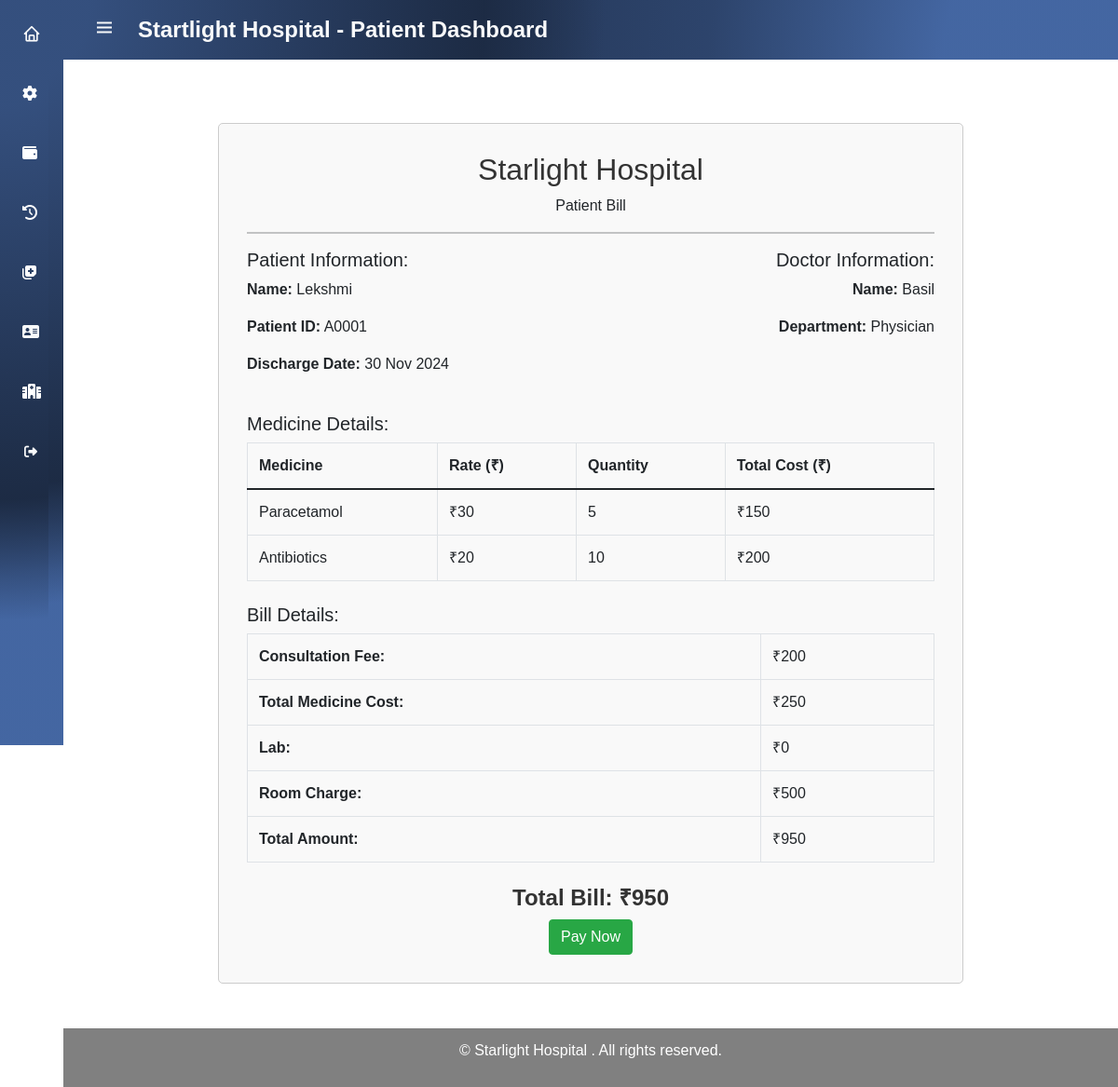
The page /hospital/patient/bill_final/2 (signed in) on the database its author committed.
### hospital_app/models.py (models this page shows)
class Discharge(models.Model):
    patient = models.ForeignKey(Patient, on_delete=models.CASCADE)
    doctor = models.ForeignKey(Doctor, on_delete=models.CASCADE)
    room_type = models.ForeignKey(RoomType, null=True, blank=True, on_delete=models.SET_NULL)
    medical_history = models.ForeignKey(MedicalHistory, on_delete=models.CASCADE)
    appointment = models.ForeignKey(Appointment, on_delete=models.CASCADE)
    total_days = models.PositiveIntegerField(default=0)
    total_medicine_cost = models.PositiveIntegerField(default=0)
    consultation_fee = models.PositiveIntegerField(default=200)
    room_charge = models.PositiveIntegerField(default=0)
    total_amount = models.PositiveIntegerField(default=0)
    discharge_date = models.DateTimeField(null=True, blank=True)
    bill_generated = models.BooleanField(default=False)
    bill_payed = models.BooleanField(default=False)
    insurance_applied = models.BooleanField(default=False)

class Patient(models.Model):
    user_profile = models.OneToOneField(UserProfile, on_delete=models.CASCADE)
    address=models.CharField(max_length=22225,null=True)
    gender = models.CharField(max_length=5,null=True)
    is_inpatient = models.BooleanField(default=False)  # Categorize as inpatient or outpatient
    patient_id = models.CharField(max_length=15, unique=True, null=True, blank=True)

class UserProfile(models.Model):
    ROLE_CHOICES = [
        ('Doctor', 'Doctor'),
        ('Patient', 'Patient'),
        ('Receptionist', 'Receptionist'),
        ('Pharmacist', 'Pharmacist'),
    ]
    user = models.OneToOneField(User, on_delete=models.CASCADE)
    role = models.CharField(max_length=15, choices=ROLE_CHOICES)
    soft_deletion = models.BooleanField(default=False)

class Doctor(models.Model):
    user_profile = models.OneToOneField(UserProfile, on_delete=models.CASCADE)
    department=models.ForeignKey(Department, on_delete=models.CASCADE)
    address=models.CharField(max_length=22225,null=True)
    image=models.ImageField(upload_to='Image/',null=True)
    resume=models.FileField (upload_to='Resume/',null=True)

class Department(models.Model):
    name = models.CharField(max_length=100)

class Prescription(models.Model):
    medicine = models.CharField(max_length=20, null=True,blank=True)
    stock = models.PositiveIntegerField(default=0)
    rate = models.PositiveIntegerField(default=0)
    alert = models.BooleanField(default=False)

class MedicalHistory(models.Model):
    patient = models.ForeignKey(Patient, on_delete=models.CASCADE, null=True, blank=True)
    doctor = models.ForeignKey(Doctor, on_delete=models.CASCADE, null=True, blank=True)
    appointment = models.ForeignKey(Appointment, on_delete=models.CASCADE, null=True, blank=True)
    visit_date = models.DateTimeField(auto_now_add=True)
    diagnosis = models.TextField()
    prescriptions = models.ManyToManyField(Prescription, through='MedicalHistoryPrescription', blank=True)
    lab_reports = models.FileField(upload_to='LabReports/', null=True, blank=True)
    lab_report_cost = models.PositiveIntegerField(default=0)
    is_dispatched = models.BooleanField(default=False)
    is_inpatient = models.BooleanField(default=False)

### hospital_app/views.py (the view)
# urls.py: path('hospital/patient/bill_final/<int:id>',views.patient_bill_final,name='patient_bill_final'),
@login_required(login_url='hospital_loginpage')
def patient_bill_final(request, id):
    discharge = Discharge.objects.get(id=id)
    medical_history = discharge.medical_history
    medicines = MedicalHistoryPrescription.objects.filter(medical_history=medical_history).select_related('prescription')
    medicine_details = []
    for item in medicines:
        medicine_details.append({
            'medicine': item.prescription.medicine,
            'rate': item.prescription.rate,
            'quantity': item.quantity,
            'total_cost': item.prescription.rate * item.quantity
        })
    razorpay_amount = int(discharge.total_amount * 100)
    razorpay_key = settings.RAZORPAY_KEY_ID
    context = {
        'discharge': discharge,
        'medicine_details': medicine_details,'razorpay_amount': razorpay_amount, 'razorpay_key': razorpay_key
    }
    return render(request, 'patient/patient_bill_final.html', context)

### templates/patient/patient_bill_final.html (shortened to what this page needs)
{% extends 'patient/patient_navbar.html' %}
{% block content %}
{% load static %}
<div class="container mt-5 mb-5" style="max-width: 800px; border: 1px solid #ccc; padding: 30px;">
    <h2 class="text-center">Starlight Hospital</h2>
    <p class="text-center">Patient Bill</p>
    <hr>
    <div class="row">
        <div class="col-md-6">
            <h5>Patient Information:</h5>
            <p><strong>Name:</strong> {{ discharge.patient.user_profile.user.username }}</p>
            <p><strong>Patient ID:</strong> {{ discharge.patient.patient_id }}</p>
            <p><strong>Discharge Date:</strong> {{ discharge.discharge_date|date:"d M Y" }}</p>
        </div>
        <div class="col-md-6 text-right">
            <h5>Doctor Information:</h5>
            <p><strong>Name:</strong> {{ discharge.doctor.user_profile.user.username }}</p>
            <p><strong>Department:</strong> {{ discharge.doctor.department.name }}</p>
        </div>
    </div>
    <div class="mt-4">
        <h5>Medicine Details:</h5>
        <table class="table table-bordered">
            <thead>
                <tr>
                    <th>Medicine</th>
                    <th>Rate (₹)</th>
                    <th>Quantity</th>
                    <th>Total Cost (₹)</th>
                </tr>
            </thead>
            <tbody>
                {% for medicine in medicine_details %}
                <tr>
                    <td>{{ medicine.medicine }}</td>
                    <td>₹{{ medicine.rate }}</td>
                    <td>{{ medicine.quantity }}</td>
                    <td>₹{{ medicine.total_cost }}</td>
                </tr>
                {% endfor %}
            </tbody>
        </table>
    </div>
    <div class="mt-4">
        <h5>Bill Details:</h5>
        <table class="table table-bordered">
            <tr>
                <td><strong>Consultation Fee:</strong></td>
                <td>₹{{ discharge.consultation_fee }}</td>
            </tr>
            <tr>
                <td><strong>Total Medicine Cost:</strong></td>
                <td>₹{{ discharge.total_medicine_cost }}</td>
            </tr>
            <tr>
                <td><strong>Lab:</strong></td>
                <td>₹{{ discharge.medical_history.lab_report_cost }}</td>
            </tr>
            <tr>
                <td><strong>Room Charge:</strong></td>
                <td>₹{{ discharge.room_charge }}</td>
            </tr>
            <tr>
                <td><strong>Total Amount:</strong></td>
                <td>₹{{ discharge.total_amount }}</td>
            </tr>
        </table>
    </div>
    <div class="mt-4 text-center">
        <h4><strong>Total Bill: ₹{{ discharge.total_amount }}</strong></h4>
        <button id="pay-now" class="btn btn-success">Pay Now</button>
    </div>
</div>
    {% endblock %}

### templates/patient/patient_navbar.html (style rules this page uses)
:root { --header-height: 3rem;--nav-width: 68px;--first-color: white;--first-color-light: #fafafa; --white-color: #F7F6FB;--body-font: 'Nunito', sans-serif;--normal-font-size: 1rem;--z-fixed: 100 }
body { position: relative; margin: var(--header-height) 0 0 0; padding: 0 ; font-family: var(--body-font); font-size: var(--normal-font-size); transition: .5s }
@media screen and (min-width: 768px) { body { margin: calc(var(--header-height) + 1rem) 0 0 0; padding-left: calc(var(--nav-width) ) } }

### templates/patient/patient_bill_final.html (style rules this page uses)
body { font-family: Arial, sans-serif; padding-top: 20px; }
h2, h3, h4 { color: #333; }
table { width: 100%; border-collapse: collapse; }
table th, table td { padding: 8px; text-align: left; border: 1px solid #ddd; }
.container { background-color: #f9f9f9; border-radius: 5px; padding: 20px; min-height: 90vh; }

### rows shown on the page
Discharge: patient.user_profile.user.username "Lekshmi", patient.patient_id "A0001", discharge_date "30 Nov 2024", doctor.user_profile.user.username "Basil", doctor.department.name "Physician", consultation_fee "200", total_medicine_cost "250", medical_history.lab_report_cost "0", room_charge "500", total_amount "950"
Prescription: medicine "Paracetamol"
Prescription: medicine "Antibiotics"

### other values the page prints
{{ medicine.rate }} "30" "20"
{{ medicine.quantity }} "5" "10"
{{ medicine.total_cost }} "150" "200"
